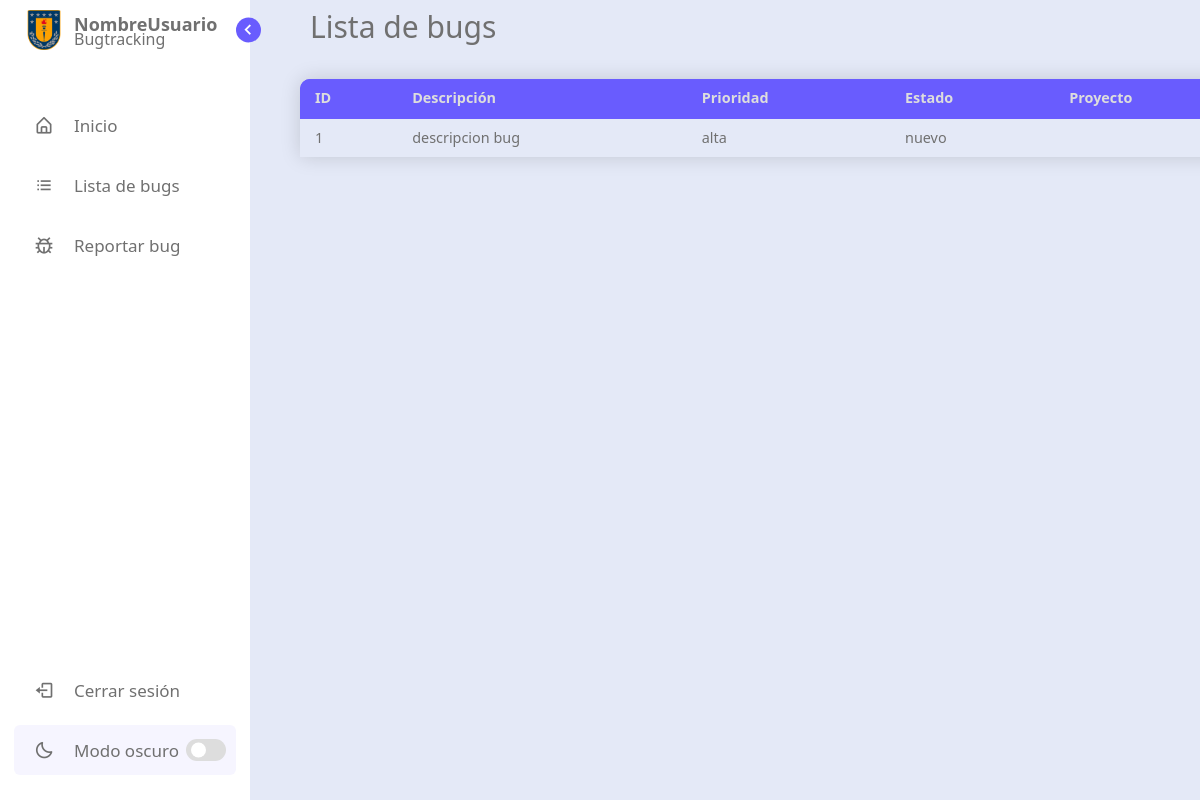
The page /buglist on the database as committed earlier.
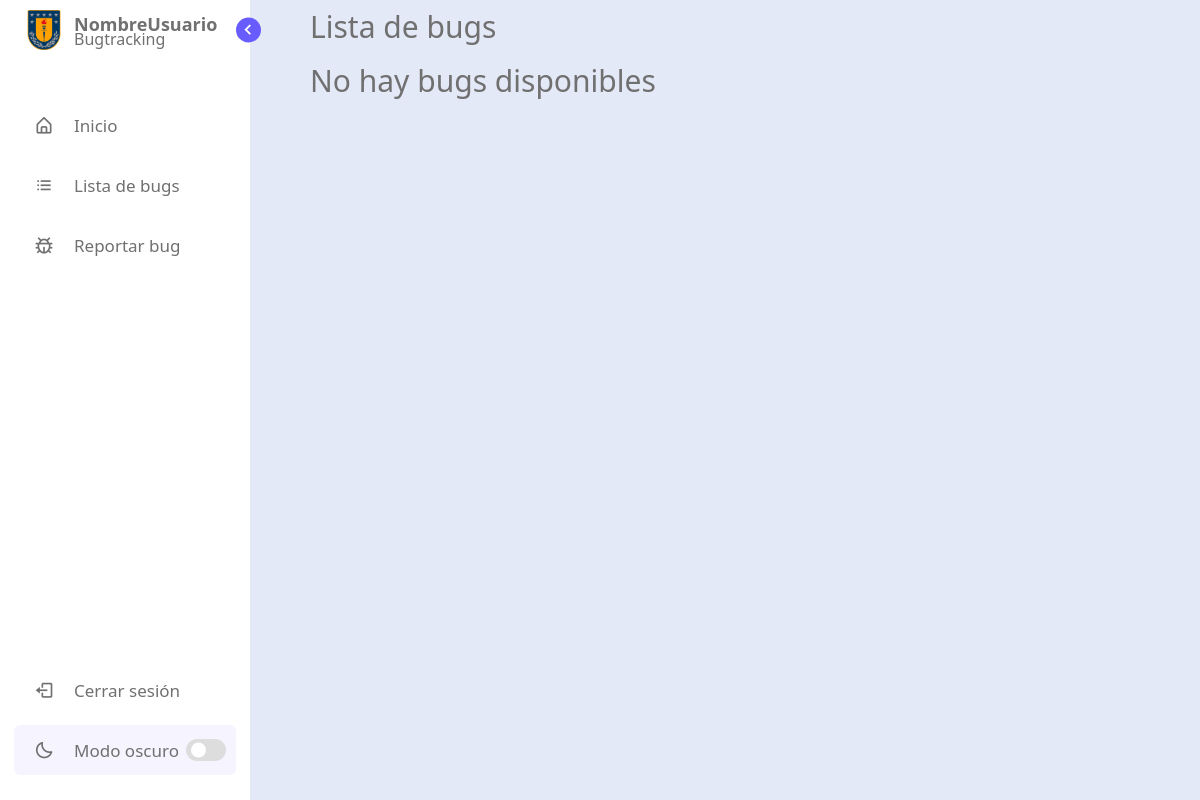
The same page on the database as committed later.
### database/models.py (models this page shows, shortened)
class Bug(models.Model):
    PRIORIDADES_CHOICES = (
        ("baja", "Baja"),
        ("media", "Media"),
        ("alta", "Alta"),
        ("urgente", "Urgente"),
    )
    ESTADOS_CHOICES = (
        ('nuevo', 'Nuevo'),
        ('en proceso', 'En proceso'),
        ('solucionado', 'Solucionado'),
    )
    id_bug         = models.AutoField(primary_key=True)
    titulo         = models.CharField(max_length=255, null=False, verbose_name='Titulo del bug')
    descripcion    = models.TextField(null=False, verbose_name='Descripción')
    prioridad      = models.CharField(max_length=20, choices=PRIORIDADES_CHOICES, verbose_name='Prioridad')
    estado         = models.CharField(max_length=20, choices=ESTADOS_CHOICES, verbose_name='Estado')
    fecha_reporte  = models.DateTimeField(auto_now_add=True, verbose_name='Fecha de reporte')
    id_proyecto    = models.ForeignKey(Proyecto, null=False, on_delete=models.CASCADE, verbose_name='Proyecto')
    id_programador = models.ForeignKey(Programador, null=False, on_delete=models.CASCADE, verbose_name='Programador')

### buglist/views.py (the view)
# urls.py: path('', views.index, name= 'bug_list'),
def index(request):
    latest_bug_list = Bug.objects.order_by("id_bug")[:20]
    context = {"latest_bug_list": latest_bug_list}
    return render(request, "buglist/index.html", context)

### buglist/templates/buglist/index.html
{% extends 'home/base.html' %}
{% block content %}
    <section class="home">
        <div class="text">Lista de bugs</div>
        {% if latest_bug_list %}
        <table class="table">
            <thead>
                <tr>
                  <th>ID</th>
                  <th>Descripción</th>
                  <th>Prioridad</th>
                  <th>Estado</th>
                  <th>Proyecto</th>
                </tr>
            </thead>
            <tbody>
                {% for Bug in latest_bug_list %}
                <tr>
                  <td>{{ Bug.id_bug }}</td>
                  <td>{{ Bug.descripcion }}</td>
                  <td>{{ Bug.prioridad }}</td>
                  <td>{{ Bug.estado }}</td>
                  <td>{{ Bug.proyecto }}</td>
                </tr>
                {%endfor%}
              </tbody>
        </table>
        {% else %}
        <div class="text">No hay bugs disponibles</div>
        {% endif %}
    </section>
{% endblock %}

Rows that differ between the two databases and show on the page:
removed Bug: id_bug "1", descripcion "descripcion bug", prioridad "alta", estado "nuevo"
Other text that changed with them:
text no longer shown: "ID Descripción Prioridad Estado Proyecto"
text now shown: "No hay bugs disponibles"
